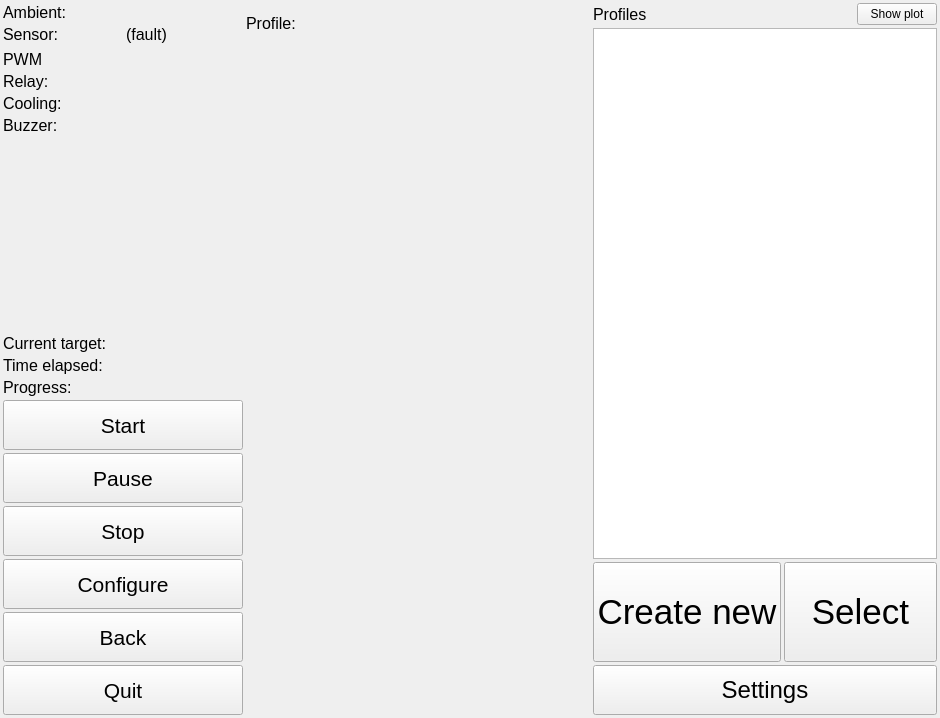
<?xml version="1.0" encoding="UTF-8"?>
<ui version="4.0">
 <class>MainWindow</class>
 <widget class="QMainWindow" name="MainWindow">
  <property name="geometry">
   <rect>
    <x>0</x>
    <y>0</y>
    <width>940</width>
    <height>718</height>
   </rect>
  </property>
  <property name="windowTitle">
   <string>Reflow Controller</string>
  </property>
  <widget class="QWidget" name="centralwidget">
   <layout class="QHBoxLayout" name="horizontalLayout" stretch="0,0,0">
    <property name="spacing">
     <number>3</number>
    </property>
    <property name="leftMargin">
     <number>3</number>
    </property>
    <property name="topMargin">
     <number>3</number>
    </property>
    <property name="rightMargin">
     <number>3</number>
    </property>
    <property name="bottomMargin">
     <number>3</number>
    </property>
    <item>
     <widget class="QWidget" name="statusDisplayWidget" native="true">
      <layout class="QVBoxLayout" name="verticalLayout">
       <property name="spacing">
        <number>3</number>
       </property>
       <property name="sizeConstraint">
        <enum>QLayout::SetDefaultConstraint</enum>
       </property>
       <property name="leftMargin">
        <number>0</number>
       </property>
       <property name="topMargin">
        <number>0</number>
       </property>
       <property name="rightMargin">
        <number>0</number>
       </property>
       <property name="bottomMargin">
        <number>0</number>
       </property>
       <item>
        <widget class="QLabel" name="ambientStatusLabel">
         <property name="sizePolicy">
          <sizepolicy hsizetype="Minimum" vsizetype="Preferred">
           <horstretch>0</horstretch>
           <verstretch>0</verstretch>
          </sizepolicy>
         </property>
         <property name="minimumSize">
          <size>
           <width>240</width>
           <height>0</height>
          </size>
         </property>
         <property name="font">
          <font>
           <pointsize>12</pointsize>
          </font>
         </property>
         <property name="text">
          <string>Ambient:</string>
         </property>
        </widget>
       </item>
       <item>
        <layout class="QHBoxLayout" name="horizontalLayout_3">
         <item>
          <widget class="QLabel" name="sensorStatusLabel">
           <property name="minimumSize">
            <size>
             <width>120</width>
             <height>0</height>
            </size>
           </property>
           <property name="font">
            <font>
             <pointsize>12</pointsize>
            </font>
           </property>
           <property name="text">
            <string>Sensor:</string>
           </property>
          </widget>
         </item>
         <item>
          <widget class="QLabel" name="faultStatusLabel">
           <property name="font">
            <font>
             <pointsize>12</pointsize>
            </font>
           </property>
           <property name="text">
            <string>(fault)</string>
           </property>
          </widget>
         </item>
        </layout>
       </item>
       <item>
        <widget class="Line" name="line_2">
         <property name="orientation">
          <enum>Qt::Vertical</enum>
         </property>
        </widget>
       </item>
       <item>
        <widget class="QLabel" name="pwmStatusLabel">
         <property name="font">
          <font>
           <pointsize>12</pointsize>
          </font>
         </property>
         <property name="text">
          <string>PWM</string>
         </property>
        </widget>
       </item>
       <item>
        <widget class="QLabel" name="relayStatusLabel">
         <property name="font">
          <font>
           <pointsize>12</pointsize>
          </font>
         </property>
         <property name="text">
          <string>Relay:</string>
         </property>
        </widget>
       </item>
       <item>
        <widget class="QLabel" name="coolingStatusLabel">
         <property name="font">
          <font>
           <pointsize>12</pointsize>
          </font>
         </property>
         <property name="text">
          <string>Cooling:</string>
         </property>
        </widget>
       </item>
       <item>
        <widget class="QLabel" name="buzzerStatusLabel">
         <property name="font">
          <font>
           <pointsize>12</pointsize>
          </font>
         </property>
         <property name="text">
          <string>Buzzer:</string>
         </property>
        </widget>
       </item>
       <item>
        <widget class="Line" name="line">
         <property name="orientation">
          <enum>Qt::Vertical</enum>
         </property>
        </widget>
       </item>
       <item>
        <spacer name="verticalSpacer">
         <property name="orientation">
          <enum>Qt::Vertical</enum>
         </property>
         <property name="sizeType">
          <enum>QSizePolicy::Expanding</enum>
         </property>
         <property name="sizeHint" stdset="0">
          <size>
           <width>20</width>
           <height>20</height>
          </size>
         </property>
        </spacer>
       </item>
       <item>
        <widget class="QLabel" name="currentTargetLabel">
         <property name="font">
          <font>
           <pointsize>12</pointsize>
          </font>
         </property>
         <property name="text">
          <string>Current target:</string>
         </property>
        </widget>
       </item>
       <item>
        <widget class="QLabel" name="timeElapsedLabel">
         <property name="font">
          <font>
           <pointsize>12</pointsize>
          </font>
         </property>
         <property name="text">
          <string>Time elapsed:</string>
         </property>
        </widget>
       </item>
       <item>
        <widget class="QLabel" name="progressLabel">
         <property name="font">
          <font>
           <pointsize>12</pointsize>
          </font>
         </property>
         <property name="text">
          <string>Progress:</string>
         </property>
        </widget>
       </item>
       <item>
        <widget class="QPushButton" name="startButton">
         <property name="minimumSize">
          <size>
           <width>0</width>
           <height>50</height>
          </size>
         </property>
         <property name="font">
          <font>
           <pointsize>16</pointsize>
          </font>
         </property>
         <property name="text">
          <string>Start</string>
         </property>
        </widget>
       </item>
       <item>
        <widget class="QPushButton" name="pauseButton">
         <property name="minimumSize">
          <size>
           <width>0</width>
           <height>50</height>
          </size>
         </property>
         <property name="font">
          <font>
           <pointsize>16</pointsize>
          </font>
         </property>
         <property name="text">
          <string>Pause</string>
         </property>
        </widget>
       </item>
       <item>
        <widget class="QPushButton" name="stopButton">
         <property name="minimumSize">
          <size>
           <width>0</width>
           <height>50</height>
          </size>
         </property>
         <property name="font">
          <font>
           <pointsize>16</pointsize>
          </font>
         </property>
         <property name="text">
          <string>Stop</string>
         </property>
        </widget>
       </item>
       <item>
        <widget class="QPushButton" name="configureProfileButton">
         <property name="minimumSize">
          <size>
           <width>0</width>
           <height>50</height>
          </size>
         </property>
         <property name="font">
          <font>
           <pointsize>16</pointsize>
          </font>
         </property>
         <property name="text">
          <string>Configure</string>
         </property>
        </widget>
       </item>
       <item>
        <widget class="QPushButton" name="backButton">
         <property name="minimumSize">
          <size>
           <width>0</width>
           <height>50</height>
          </size>
         </property>
         <property name="font">
          <font>
           <pointsize>16</pointsize>
          </font>
         </property>
         <property name="text">
          <string>Back</string>
         </property>
        </widget>
       </item>
       <item>
        <widget class="QPushButton" name="quitButton">
         <property name="minimumSize">
          <size>
           <width>0</width>
           <height>50</height>
          </size>
         </property>
         <property name="font">
          <font>
           <pointsize>16</pointsize>
          </font>
         </property>
         <property name="text">
          <string>Quit</string>
         </property>
        </widget>
       </item>
      </layout>
     </widget>
    </item>
    <item>
     <widget class="QWidget" name="plotWidget" native="true">
      <layout class="QVBoxLayout" name="verticalLayout_2">
       <property name="spacing">
        <number>3</number>
       </property>
       <property name="leftMargin">
        <number>0</number>
       </property>
       <property name="topMargin">
        <number>0</number>
       </property>
       <property name="rightMargin">
        <number>0</number>
       </property>
       <property name="bottomMargin">
        <number>0</number>
       </property>
       <item>
        <layout class="QHBoxLayout" name="horizontalLayout_4">
         <property name="spacing">
          <number>3</number>
         </property>
         <item>
          <widget class="QLabel" name="profileNameLabel">
           <property name="font">
            <font>
             <pointsize>12</pointsize>
            </font>
           </property>
           <property name="text">
            <string>Profile:</string>
           </property>
          </widget>
         </item>
         <item>
          <spacer name="horizontalSpacer">
           <property name="orientation">
            <enum>Qt::Horizontal</enum>
           </property>
           <property name="sizeHint" stdset="0">
            <size>
             <width>20</width>
             <height>40</height>
            </size>
           </property>
          </spacer>
         </item>
        </layout>
       </item>
       <item>
        <widget class="QCustomPlot" name="customPlot" native="true">
         <property name="sizePolicy">
          <sizepolicy hsizetype="Expanding" vsizetype="Expanding">
           <horstretch>0</horstretch>
           <verstretch>0</verstretch>
          </sizepolicy>
         </property>
        </widget>
       </item>
      </layout>
     </widget>
    </item>
    <item>
     <widget class="QWidget" name="selectProfilesWidget" native="true">
      <layout class="QVBoxLayout" name="selectProfileLayout">
       <property name="spacing">
        <number>3</number>
       </property>
       <property name="leftMargin">
        <number>0</number>
       </property>
       <property name="topMargin">
        <number>0</number>
       </property>
       <property name="rightMargin">
        <number>0</number>
       </property>
       <property name="bottomMargin">
        <number>0</number>
       </property>
       <item>
        <layout class="QHBoxLayout" name="horizontalLayout_5">
         <item>
          <widget class="QLabel" name="profilesHeaderLabel">
           <property name="font">
            <font>
             <pointsize>12</pointsize>
            </font>
           </property>
           <property name="text">
            <string>Profiles</string>
           </property>
          </widget>
         </item>
         <item>
          <spacer name="horizontalSpacer_2">
           <property name="orientation">
            <enum>Qt::Horizontal</enum>
           </property>
           <property name="sizeHint" stdset="0">
            <size>
             <width>40</width>
             <height>20</height>
            </size>
           </property>
          </spacer>
         </item>
         <item>
          <widget class="QPushButton" name="showPlotButton">
           <property name="text">
            <string>Show plot</string>
           </property>
          </widget>
         </item>
        </layout>
       </item>
       <item>
        <widget class="QListView" name="profileListView">
         <property name="font">
          <font>
           <pointsize>30</pointsize>
          </font>
         </property>
        </widget>
       </item>
       <item>
        <layout class="QHBoxLayout" name="horizontalLayout_2">
         <property name="spacing">
          <number>3</number>
         </property>
         <item>
          <widget class="QPushButton" name="createProfileButton">
           <property name="minimumSize">
            <size>
             <width>0</width>
             <height>100</height>
            </size>
           </property>
           <property name="font">
            <font>
             <pointsize>26</pointsize>
            </font>
           </property>
           <property name="text">
            <string>Create new</string>
           </property>
          </widget>
         </item>
         <item>
          <widget class="QPushButton" name="selectProfileButton">
           <property name="minimumSize">
            <size>
             <width>0</width>
             <height>100</height>
            </size>
           </property>
           <property name="font">
            <font>
             <pointsize>26</pointsize>
            </font>
           </property>
           <property name="text">
            <string>Select</string>
           </property>
          </widget>
         </item>
        </layout>
       </item>
       <item>
        <widget class="QPushButton" name="settingsButton">
         <property name="minimumSize">
          <size>
           <width>0</width>
           <height>50</height>
          </size>
         </property>
         <property name="font">
          <font>
           <pointsize>18</pointsize>
          </font>
         </property>
         <property name="text">
          <string>Settings</string>
         </property>
        </widget>
       </item>
      </layout>
     </widget>
    </item>
   </layout>
  </widget>
  <widget class="QMenuBar" name="menubar">
   <property name="geometry">
    <rect>
     <x>0</x>
     <y>0</y>
     <width>940</width>
     <height>23</height>
    </rect>
   </property>
  </widget>
 </widget>
 <customwidgets>
  <customwidget>
   <class>QCustomPlot</class>
   <extends>QWidget</extends>
   <header>qcustomplot.h</header>
   <container>1</container>
  </customwidget>
 </customwidgets>
 <resources/>
 <connections/>
</ui>
